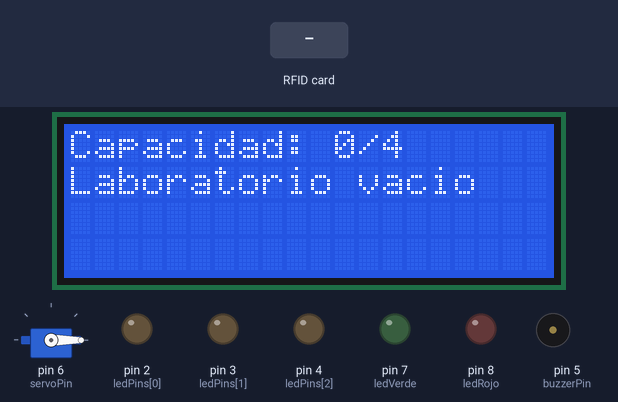
This sketch was run on a simulated Arduino Uno, built with avr-gcc and run on an emulated ATmega328P. On the bench: 20×4 character LCD, servo, output pins drawn as LEDs (lit = HIGH), buzzer (waves = sounding, pin HIGH). The inputs (shaded band) are chosen by the test bench. Pins used as bus, display or sensor lines are not drawn; what the sketch prints to the serial monitor is not drawn.

Above: at 1.3 s.
1.4 s: RFID card F1 3C AF 29 held to the reader
At 3.6 s:
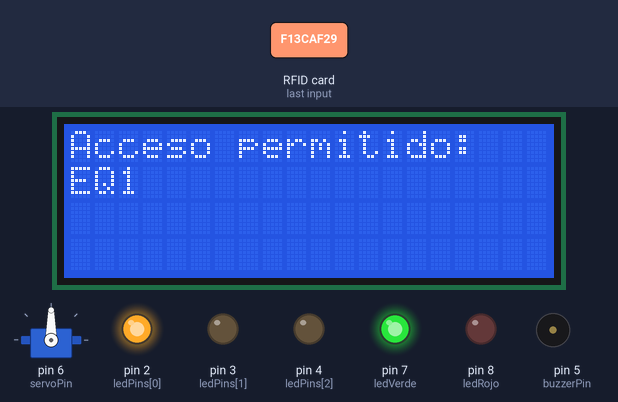
4.4 s: RFID card EE 27 A1 59 held to the reader
At 6.4 s:
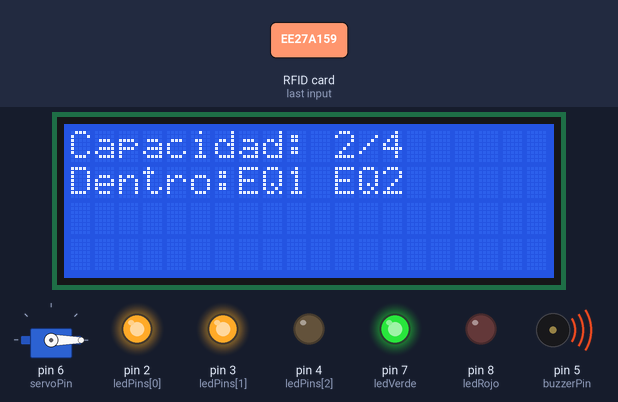
9.0 s: RFID card 4A 67 31 29 held to the reader
At 11.0 s:
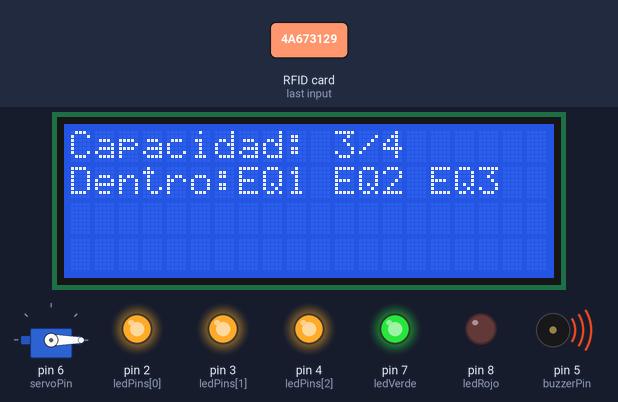
13.6 s: RFID card 5E 7A 19 C4 held to the reader
At 16.5 s:
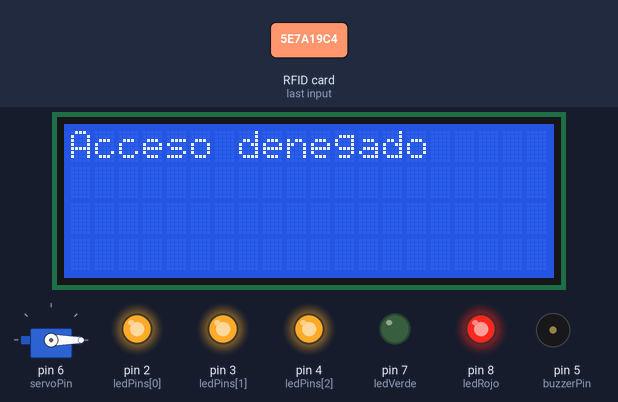
16.6 s: RFID card F1 3C AF 29 held to the reader
At 20.9 s:
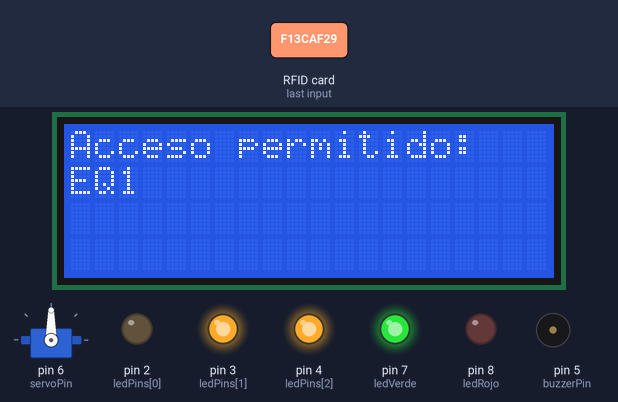
21.2 s: RFID card EE 27 A1 59 held to the reader
At 28.5 s:
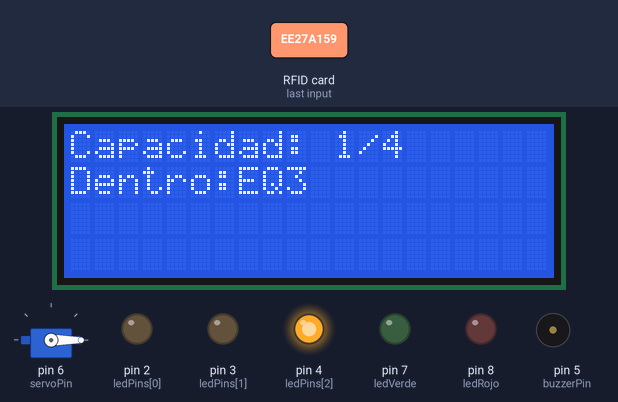
Timing chart, 0 to 28.8 s (numbered marks = the images above; inputs shaded):
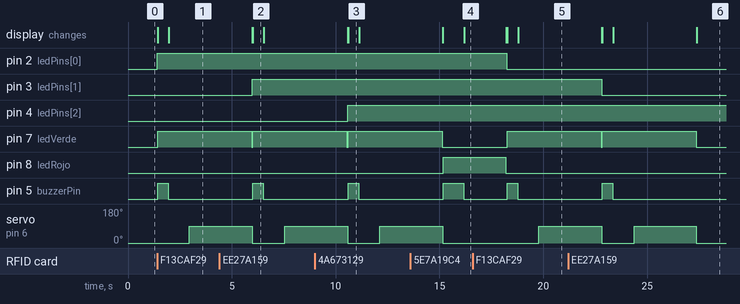

Measured:
- after the input at 1.4 s, pin 2 (ledPins[0]), pin 7 (ledVerde): LOW → HIGH at once; pin 5 (buzzerPin): LOW → HIGH at once, → LOW 0.50 s later; servo on pin 6 (servoPin): 0° → 90° after 1.6 s; the display: first changes at once (image 1 shows a later state)
- after the input at 4.4 s, pin 3 (ledPins[1]): LOW → HIGH after 1.6 s; pin 5 (buzzerPin): LOW → HIGH after 1.6 s, → LOW 0.50 s later; the display: first differs from a run without the input after 1.6 s (image 2)
- after the input at 9.0 s, pin 4 (ledPins[2]): LOW → HIGH after 1.6 s; pin 5 (buzzerPin): LOW → HIGH after 1.6 s, → LOW 0.50 s later; the display: first differs from a run without the input after 1.6 s (image 3)
- after the input at 13.6 s, pin 8 (ledRojo): LOW → HIGH after 1.6 s; pin 5 (buzzerPin): LOW → HIGH after 1.6 s, → LOW 1.0 s later; the display: first differs from a run without the input after 2.6 s (image 4)
- after the input at 16.6 s, pin 2 (ledPins[0]): HIGH → LOW after 1.6 s; pin 7 (ledVerde): LOW → HIGH after 1.7 s; pin 5 (buzzerPin): LOW → HIGH after 1.7 s, → LOW 0.50 s later; servo on pin 6 (servoPin): 0° → 90° after 3.2 s; the display: first differs from a run without the input after 1.7 s (image 5 shows a later state)
- after the input at 21.2 s, pin 3 (ledPins[1]): HIGH → LOW after 1.6 s; pin 5 (buzzerPin): LOW → HIGH after 1.6 s, → LOW 0.50 s later; the display: first differs from a run without the input after 1.6 s (image 6)
- what the display in image 2 shows lasts 0.5 s, from 6.0 s to 6.5 s

The sketch:

Codigo_Rfi.ino
```cpp
#include <SPI.h>                       // Librería para la comunicación SPI
#include <MFRC522.h>                   // Librería para el módulo RFID
#include <Wire.h>                      // Librería para la comunicación I2C
#include <LiquidCrystal_I2C.h>         // Librería para la pantalla LCD I2C
#include <Servo.h>                     // Librería para controlar el servomotor

#define SS_PIN 10                      // Pin de selección de esclavo para el módulo RFID
#define RST_PIN 9                      // Pin de reset para el módulo RFID
MFRC522 mfrc522(SS_PIN, RST_PIN);      // Crear una instancia del objeto MFRC522

LiquidCrystal_I2C lcd(0x27, 20, 4);    // Crear una instancia del objeto LCD con la dirección I2C y tamaño 20x4

Servo myServo;                        // Crear una instancia del objeto Servo
int servoPin = 6;                     // Pin para el servomotor

int ledPins[] = {2, 3, 4, 1};         // Definir los pines de los LEDs
int ledVerde = 7;                     // Definir el pin del LED verde
int ledRojo = 8;                      // Definir el pin del LED rojo

int buzzerPin = 5;                   // Definir el pin del buzzer

int capacidad_maxima = 4;             // Definir la capacidad máxima del laboratorio
int capacidad_actual = 0;             // Definir la capacidad actual del laboratorio (inicialmente 0)

String uids[] = {                     // Array de UIDs de las tarjetas RFID permitidas
  "F1 3C AF 29",  // EQ1
  "EE 27 A1 59",  // EQ2
  "4A 67 31 29",  // EQ3
  "25 0E 86 11"   // Coordinador
};

String nombres[] = {                  // Array de nombres correspondientes a las tarjetas RFID
  "EQ1",
  "EQ2",
  "EQ3",
  "Coordinador"
};

bool estado_integrantes[4] = {false, false, false, false};  // Estado de los integrantes dentro del laboratorio (todos fuera inicialmente)

void setup() {
  Serial.begin(9600);                  // Inicializar la comunicación serie a 9600 baudios
  SPI.begin();                         // Inicializar la comunicación SPI
  mfrc522.PCD_Init();                  // Inicializar el módulo RFID
  lcd.init();                          // Inicializar la pantalla LCD
  lcd.backlight();                     // Encender la luz de fondo de la pantalla LCD
  myServo.attach(servoPin);            // Adjuntar el servomotor al pin especificado
  myServo.write(0);                    // Posicionar el servomotor en la posición inicial (puerta cerrada)

  for (int i = 0; i < 4; i++) {        // Configurar los pines de los LEDs como salidas y apagarlos inicialmente
    pinMode(ledPins[i], OUTPUT);
    digitalWrite(ledPins[i], LOW);
  }

  pinMode(ledVerde, OUTPUT);           // Configurar el pin del LED verde como salida
  pinMode(ledRojo, OUTPUT);            // Configurar el pin del LED rojo como salida
  digitalWrite(ledVerde, LOW);         // Apagar el LED verde inicialmente
  digitalWrite(ledRojo, LOW);          // Apagar el LED rojo inicialmente

  pinMode(buzzerPin, OUTPUT);          // Configurar el pin del buzzer como salida
  digitalWrite(buzzerPin, LOW);        // Apagar el buzzer inicialmente

  mostrarEstadoLaboratorio();          // Mostrar el estado inicial del laboratorio en la pantalla LCD
}

void loop() {
  if (!mfrc522.PICC_IsNewCardPresent() || !mfrc522.PICC_ReadCardSerial()) {
    return;  // Si no hay una nueva tarjeta presente, salir de la función
  }

  String uid = "";                      // Variable para almacenar el UID leído
  for (byte i = 0; i < mfrc522.uid.size; i++) {  // Leer el UID de la tarjeta
    uid += String(mfrc522.uid.uidByte[i] < 0x10 ? "0" : "");
    uid += String(mfrc522.uid.uidByte[i], HEX);
    if (i < mfrc522.uid.size - 1) uid += " ";
  }
  uid.toUpperCase();                    // Convertir el UID a mayúsculas
  //Serial.println("UID leído: " + uid);  // Imprimir el UID leído en el monitor serie

  int indice = verificarUID(uid);       // Verificar si el UID pertenece a un usuario registrado

  if (indice != -1) {                   // Si el UID es de un usuario registrado
    if (estado_integrantes[indice]) {   // Si el usuario está dentro del laboratorio
      estado_integrantes[indice] = false;  // Marcar al usuario como fuera del laboratorio
      capacidad_actual--;               // Reducir la capacidad actual
      digitalWrite(ledPins[indice], LOW);  // Apagar el LED correspondiente
      Serial.print("S");         // Enviar mensaje de salida por serial
      Serial.println(nombres[indice]);  // Incluir el nombre del usuario
    } else {                            // Si el usuario está fuera del laboratorio
      estado_integrantes[indice] = true;   // Marcar al usuario como dentro del laboratorio
      capacidad_actual++;               // Aumentar la capacidad actual
      digitalWrite(ledPins[indice], HIGH); // Encender el LED correspondiente
      Serial.print("E");        // Enviar mensaje de entrada por serial
      Serial.println(nombres[indice]);  // Incluir el nombre del usuario
    }

    mostrarEstadoLaboratorio();         // Actualizar y mostrar el estado del laboratorio

    digitalWrite(ledVerde, HIGH);       // Encender el LED verde
    digitalWrite(ledRojo, LOW);         // Apagar el LED rojo
    digitalWrite(buzzerPin, HIGH);      // Encender el buzzer
    delay(500);                         // Mantener el buzzer encendido por 0.5 segundos
    digitalWrite(buzzerPin, LOW);       // Apagar el buzzer

    lcd.clear();                        // Limpiar la pantalla LCD
    lcd.setCursor(0, 0);                // Posicionar el cursor en la primera fila
    lcd.print("Acceso permitido:");     // Mostrar mensaje de acceso permitido
    lcd.setCursor(0, 1);                // Posicionar el cursor en la segunda fila
    lcd.print(nombres[indice]);         // Mostrar el nombre del usuario
    delay(1000);                        // Esperar 1 segundos

    myServo.write(90);                  // Girar el servomotor para abrir la puerta
    delay(3000);                        // Mantener la puerta abierta por 3 segundos
    myServo.write(0);                   // Girar el servomotor para cerrar la puerta
  } else {                              // Si el UID no es de un usuario registrado
    digitalWrite(ledVerde, LOW);        // Apagar el LED verde
    digitalWrite(ledRojo, HIGH);        // Encender el LED rojo
    digitalWrite(buzzerPin, HIGH);      // Encender el buzzer
    delay(1000);                        // Mantener el buzzer encendido por 1 segundo
    digitalWrite(buzzerPin, LOW);       // Apagar el buzzer

    lcd.clear();                        // Limpiar la pantalla LCD
    lcd.setCursor(0, 0);                // Posicionar el cursor en la primera fila
    lcd.print("Acceso denegado");       // Mostrar mensaje de acceso denegado
    delay(2000);                        // Esperar 2 segundos
  }

  digitalWrite(ledVerde, LOW);          // Apagar el LED verde después de mostrar el mensaje
  digitalWrite(ledRojo, LOW);           // Apagar el LED rojo después de mostrar el mensaje

  mostrarEstadoLaboratorio();           // Volver a mostrar el estado del laboratorio
}

int verificarUID(String uid) {           // Función para verificar si el UID pertenece a un usuario registrado
  for (int i = 0; i < 4; i++) {         // Iterar a través de los UIDs registrados
    //Serial.println("Comparando con UID almacenado: " + uids[i]); // Imprimir el UID almacenado en el monitor serie
    if (uid.equals(uids[i])) {          // Si el UID coincide
      return i;                         // Devolver el índice del usuario
    }
  }
  return -1;                            // Si no hay coincidencia, devolver -1
}

void mostrarEstadoLaboratorio() {        // Función para mostrar el estado del laboratorio en la pantalla LCD
  lcd.clear();                          // Limpiar la pantalla LCD
  lcd.setCursor(0, 0);                  // Posicionar el cursor en la primera fila
  lcd.print("Capacidad: ");             // Mostrar el texto "Capacidad: "
  lcd.print(capacidad_actual);          // Mostrar la capacidad actual
  lcd.print("/");                       // Mostrar el separador "/"
  lcd.print(capacidad_maxima);          // Mostrar la capacidad máxima

  if (capacidad_actual == 0) {          // Si la capacidad actual es 0
    lcd.setCursor(0, 1);                // Posicionar el cursor en la segunda fila
    lcd.print("Laboratorio vacio");     // Mostrar el mensaje "Laboratorio vacío"
  } else {                              // Si hay usuarios dentro del laboratorio
    lcd.setCursor(0, 1);                // Posicionar el cursor en la segunda fila
    lcd.print("Dentro:");               // Mostrar el texto "Dentro:"
    int fila = 1;                       // Variable para la fila actual (empezando en la segunda fila)
    int columna = 7;                    // Variable para la columna actual (después del texto "Dentro:")
    for (int i = 0; i < 4; i++) {       // Iterar a través de los usuarios
      if (estado_integrantes[i]) {      // Si el usuario está dentro del laboratorio
        if (columna + nombres[i].length() > 20) {  // Si el nombre no cabe en la fila actual
          fila++;                       // Mover a la siguiente fila
          columna = 0;                  // Reiniciar la columna
          if (fila > 3) break;          // Si no hay más espacio en la pantalla, salir del bucle
        }
        lcd.setCursor(columna, fila);   // Posicionar el cursor en la columna y fila actuales
        lcd.print(nombres[i]);          // Mostrar el nombre del usuario
        columna += nombres[i].length() + 1; // Avanzar la columna para el siguiente nombre
      }
    }
  }
}
```
